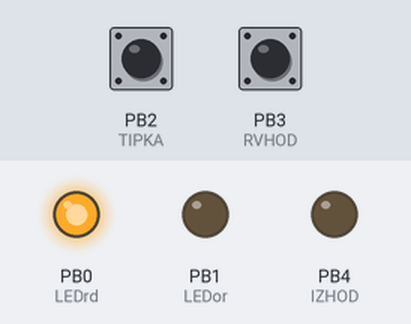
Recording of a sketch running on a simulated ATtiny85, built with avr-gcc and run on an emulated ATtiny85. Shown: output pins drawn as LEDs (lit = HIGH). The inputs (shaded band) are chosen by the test bench; at power-on: PB2 (TIPKA) HIGH, PB3 (RVHOD) HIGH.

Above: at 1.2 s.
1.3 s: PB2 (TIPKA) pulled LOW for 1 s
At 3.3 s:
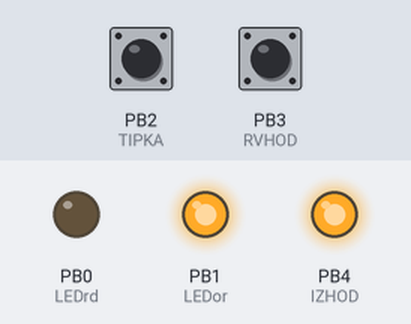
3.8 s: PB2 (TIPKA) pulled LOW for 3.2 s
At 5.6 s:
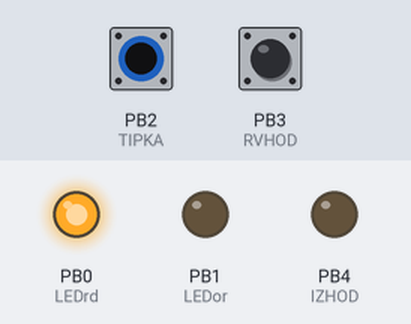
8.5 s: PB3 (RVHOD) pulled LOW for 1 s
At 10.0 s:
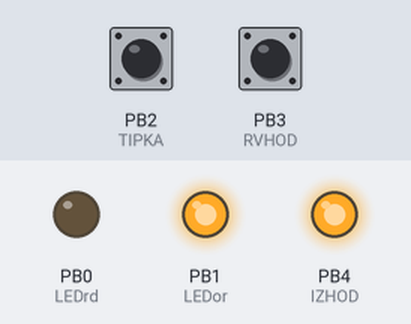
Timing chart, 0 to 27.1 s (numbered marks = the images above; inputs shaded):
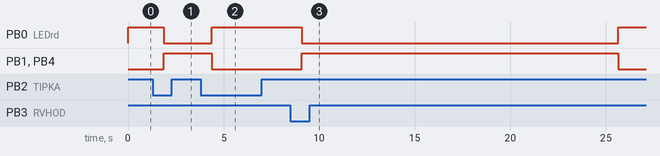

The sketch:

Park_senzorji_AtTiny85_alt4_LF-a.ino
```cpp
// najprej številke pinov na ATTINY85-PU

#define LEDrd 0
#define LEDor 1
#define TIPKA 2
#define IZHOD 4
#define RVHOD 3

//izhodi
boolean ledRD=1;
boolean ledOR=0;
boolean izhod=0;
boolean pizhod=0;
boolean timer=0;
boolean ptimer=0;
boolean pris=0;
boolean ppris=0;
//boolean vklopBL=0;

//izhodi vmesni
boolean ri=0;
boolean ti=0;
//boolean utripajLED=0;
//boolean vrLED=0;

//vhodi
byte t=0;
byte r=0;

//prejšnja stanja
byte pt=0;
byte pr=0;
byte pti=0;
byte pri=0;

//stejemo cas
int iR=0;
int iT=0;
int iP=0;

//drugo

unsigned long stevec=0;
//int stevecBlink=0;

//za utripanje v prisilni OFF poziciji

void setup()
{
  pinMode(LEDrd, OUTPUT);
  pinMode(LEDor, OUTPUT);
  pinMode(TIPKA, INPUT_PULLUP);
  pinMode(IZHOD, OUTPUT);
  pinMode(RVHOD, INPUT_PULLUP);

  digitalWrite(LEDrd, HIGH);
  digitalWrite(LEDor, LOW);
  digitalWrite(IZHOD, LOW);

}

void loop()
{
  //preverimo in zapišemo stanje vhodov
  if(digitalRead(TIPKA)==HIGH) t=0;
  else if(digitalRead(TIPKA)==LOW) t=1;

  if(digitalRead(RVHOD)==HIGH) r=0;
  else if(digitalRead(RVHOD)==LOW) r=1;

  pizhod = digitalRead(IZHOD);
  //-----------------------------------

  if(pr==0 && r==0){
    ri=0;
  }
  else if(pr==0 && r==1){
    ri=0;
    iR=1;
  }
  else if(pr==1 && r==1){
    if(iR>0 && iR<5000){
      iR++;
    }
    else if(iR>=5000){
      ri=1;
      iR=1;
    }
  }
  else if(pr==1 && r==0){
    ri=0;
    iR=0;
  }


  if(pt==0 && t==0){
    ti=0;
  }
  else if(pt==0 && t==1){
    ti=0;
    iT=1;
  }
  else if(pt==1 && t==1){
    if(iT>0 && iT<5000){
      iT++;
    }
    else if(iT>=5000){
      ti=1;
      iT=1;
    }
  }
  else if(pt==1 && t==0){
    ti=0;
    iT=0;
  }

//##############izračun iz Logic Friday####################

izhod = (~ppris)&((~ptimer)|(ptimer))&((~ri)&(~pri)|(ri)&(pri))&((pti)&(pizhod)&((~ti)|(ti))|(ti)&(~pti)&(~pizhod))|(~pti)&((~ppris)&(~ti)&(pizhod)&((~pri)|(pri))&((~ptimer)&((~ri)|(ri))|(ri)&(ptimer))|(ri)&(~pizhod)&((~ppris)&(~ti)&(~pri)&(ptimer)|(~ptimer)&((~ppris)&(~ti)&(~pri)|(ppris)&(ti)&(pri))));
timer = ~ppris&(~pti&~ptimer&(ti&~ri&~pri&~pizhod|~ti&pizhod&(~pri&(~ri|ri)|~ri&pri))|pti&(ti&ri&pri&ptimer&(~pizhod|pizhod)|~ri&~pri&(ptimer&(~pizhod|pizhod)|pizhod&~ptimer)&(~ti|ti)));
pris = ~ppris&ti&~pti&ri&pri&pizhod&~ptimer|ppris&(~ti&~pti&~pizhod&~ptimer&(~ri&~pri|ri&pri)|(pti&~pizhod&~ptimer&(~ri&~pri|ri&pri)|(~pizhod&~ptimer&(ri&~pri|~ri&pri)|(ptimer&(~pizhod|pizhod)|pizhod&~ptimer)&(~pri|pri)&(~ri|ri))&(~pti|pti))&(~ti|ti));

//##############izračun iz Logic Friday####################
  ptimer=0;

  zapisiIzhode(izhod);

  if(timer==1){
    stevec+=1;
    ptimer=0;
    if(stevec==150000){ //150.000 je za ca 12 sekund (12500 na sek), za 1,5 min bi rabil potem 1.125.000
      stevec=0;
      ptimer=1;
    }
  }
  else{
    stevec=0;
  }

//////////////////////////Utripanje LED pri prisilki

if(ppris==1 && pris==1){
  if(iP>=0 && iP<2500){
    iP++;
  }
  else if(iP>=2500 && iP<=3000){
    iP++;
    digitalWrite(LEDor, 1);
  }
  else if(iP>3000){
    digitalWrite(LEDor, 0);
    iP=0;
  }
}
else if(ppris==0 && pris==0){
  iP=0;
}

//////////////////////////Utripanje LED pri prisilki

// zapiši prejšnje vrednosti
  pt=t;
  pr=r;
  pti=ti;
  pri=ri;

  ppris=pris;

}


void zapisiIzhode(boolean izh){
    digitalWrite(IZHOD, izh);
    digitalWrite(LEDrd, !izh);
    digitalWrite(LEDor, izh);

}
```

Measured:
- after the input at 1.3 s, PB0 (LEDrd): HIGH → LOW after 0.58 s; PB1 (LEDor), PB4 (IZHOD): LOW → HIGH after 0.58 s
- after the input at 3.8 s, PB0 (LEDrd): LOW → HIGH after 0.59 s; PB1 (LEDor), PB4 (IZHOD): HIGH → LOW after 0.59 s
- after the input at 8.5 s, PB0 (LEDrd): HIGH → LOW after 0.58 s, → HIGH 16.6 s later; PB1 (LEDor), PB4 (IZHOD): LOW → HIGH after 0.58 s, → LOW 16.6 s later
